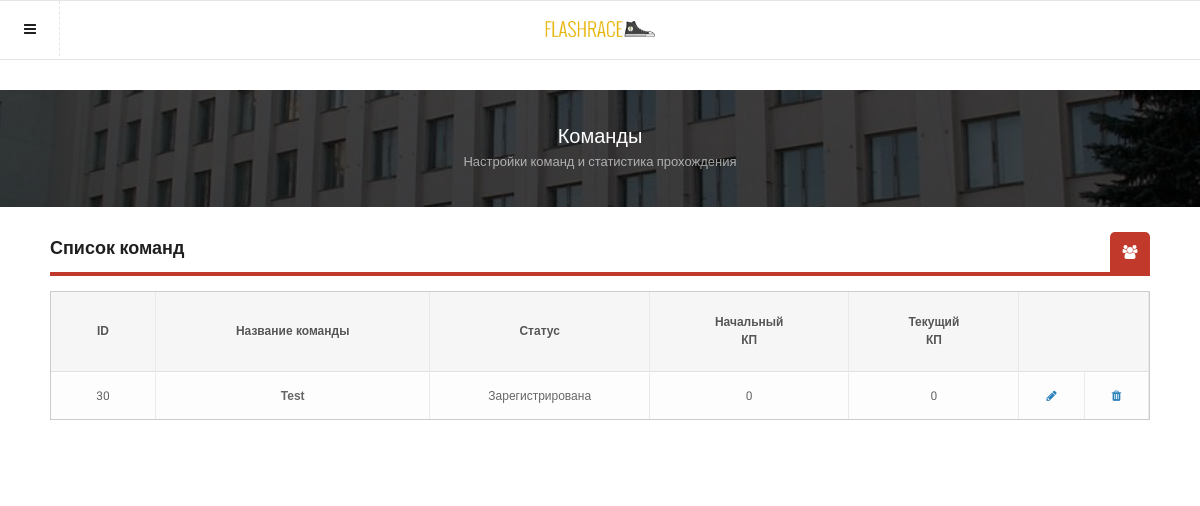
Screenshot of /admin/teams.php (signed in) with the database file from the repository.
### tables this page shows
CREATE TABLE IF NOT EXISTS `users` (
  `user_id` mediumint(9) NOT NULL AUTO_INCREMENT,
  `user_name` varchar(50) NOT NULL,
  `user_email` varchar(35) NOT NULL,
  `user_pass` varchar(255) NOT NULL,
  `name1` varchar(50) DEFAULT NULL,
  `name2` varchar(50) DEFAULT NULL,
  `name3` varchar(50) DEFAULT NULL,
  `name4` varchar(50) DEFAULT NULL,
  `name5` varchar(50) DEFAULT NULL,
  `fac1` varchar(64) DEFAULT NULL,
  `fac2` varchar(64) DEFAULT NULL,
  `fac3` varchar(64) DEFAULT NULL,
  `fac4` varchar(64) DEFAULT NULL,
  `fac5` varchar(64) DEFAULT NULL,
  PRIMARY KEY (`user_id`),
  UNIQUE KEY `user_email` (`user_email`),
  UNIQUE KEY `user_name` (`user_name`)
);

CREATE TABLE IF NOT EXISTS `race` (
  `user_id` int(11) NOT NULL,
  `status` int(11) DEFAULT NULL COMMENT 'Статус: -1 не начали, 0 в процессе, 1 завершил',
  `begin_id` int(11) NOT NULL DEFAULT '0' COMMENT 'Начальный пикет',
  `kol_left_id` int(11) NOT NULL DEFAULT '0',
  `actual_id` int(11) NOT NULL DEFAULT '0' COMMENT 'Текущий пикет',
  `help_used` int(11) NOT NULL DEFAULT '0',
  `actual_help` int(11) NOT NULL DEFAULT '0',
  `begin` timestamp NULL DEFAULT NULL COMMENT 'Начало гонки',
  `end` datetime DEFAULT NULL COMMENT 'Конец гонки',
  `pic1` datetime DEFAULT NULL,
  `pic2` datetime DEFAULT NULL,
  `pic3` datetime DEFAULT NULL,
  `pic4` datetime DEFAULT NULL,
  `pic5` datetime DEFAULT NULL,
  `pic6` datetime DEFAULT NULL,
  `pic7` datetime DEFAULT NULL,
  `pic8` datetime DEFAULT NULL,
  `pic9` datetime DEFAULT NULL,
  `pic10` datetime DEFAULT NULL,
  `pic11` datetime DEFAULT NULL,
  `pic12` datetime DEFAULT NULL,
  `pic13` datetime DEFAULT NULL,
  `pic14` datetime DEFAULT NULL,
  `pic15` datetime DEFAULT NULL,
  `pic16` datetime DEFAULT NULL,
  `pic17` datetime DEFAULT NULL,
  `pic18` datetime DEFAULT NULL,
  `pic19` datetime DEFAULT NULL,
  `pic20` datetime DEFAULT NULL,
  `pic21` datetime DEFAULT NULL,
  `pic22` datetime DEFAULT NULL,
  `pic23` datetime DEFAULT NULL,
  `pic24` datetime DEFAULT NULL,
  `pic25` datetime DEFAULT NULL,
  `pic26` datetime DEFAULT NULL,
  `pic27` datetime DEFAULT NULL,
  `pic28` datetime DEFAULT NULL,
  `pic29` datetime DEFAULT NULL,
  `pic30` datetime DEFAULT NULL,
  `fine1` time DEFAULT NULL,
  `fine2` time DEFAULT NULL,
  `fine3` time DEFAULT NULL,
  `fine4` time DEFAULT NULL,
  `fine5` time DEFAULT NULL,
  `fine6` time DEFAULT NULL,
  `fine7` time DEFAULT NULL,
  `fine8` time DEFAULT NULL,
  `fine9` time DEFAULT NULL,
  `fine10` time DEFAULT NULL,
  `fine11` time DEFAULT NULL,
  `fine12` time DEFAULT NULL,
  `fine13` time DEFAULT NULL,
  `fine14` time DEFAULT NULL,
  `fine15` time DEFAULT NULL,
  `fine16` time DEFAULT NULL,
  `fine17` time DEFAULT NULL,
  `fine18` time DEFAULT NULL,
  `fine19` time DEFAULT NULL,
  `fine20` time DEFAULT NULL,
  `fine21` time DEFAULT NULL,
  `fine22` time DEFAULT NULL,
  `fine23` time DEFAULT NULL,
  `fine24` time DEFAULT NULL,
  `fine25` time DEFAULT NULL,
  `fine26` time DEFAULT NULL,
  `fine27` time DEFAULT NULL,
  `fine28` time DEFAULT NULL,
  `fine29` time DEFAULT NULL,
  `fine30` time DEFAULT NULL,
  `bonus1` time DEFAULT NULL,
  `bonus2` time DEFAULT NULL,
  `bonus3` time DEFAULT NULL,
  `bonus4` time DEFAULT NULL,
  `bonus5` time DEFAULT NULL,
  `bonus6` time DEFAULT NULL,
  `bonus7` time DEFAULT NULL,
  `bonus8` time DEFAULT NULL,
  `bonus9` time DEFAULT NULL,
  `bonus10` time DEFAULT NULL,
  `bonus11` time DEFAULT NULL,
  `bonus12` time DEFAULT NULL,
  `bonus13` time DEFAULT NULL,
  `bonus14` time DEFAULT NULL,
  `bonus15` time DEFAULT NULL,
  `bonus16` time DEFAULT NULL,
  `bonus17` time DEFAULT NULL,
  `bonus18` time DEFAULT NULL,
  `bonus19` time DEFAULT NULL,
  `bonus20` time DEFAULT NULL,
  `bonus21` time DEFAULT NULL,
  `bonus22` time DEFAULT NULL,
  `bonus23` time DEFAULT NULL,
  `bonus24` time DEFAULT NULL,
  `bonus25` time DEFAULT NULL,
  `bonus26` time DEFAULT NULL,
  `bonus27` time DEFAULT NULL,
  `bonus28` time DEFAULT NULL,
  `bonus29` time DEFAULT NULL,
  `bonus30` time DEFAULT NULL,
  `bonus_fin` time NOT NULL DEFAULT '00:00:00',
  `fine_fin` time NOT NULL DEFAULT '00:00:00',
  PRIMARY KEY (`user_id`)
);

### php/admin_teams.php (the view, shortened to what this page needs)
<?php
					$res = mysql_query("SELECT * FROM users LEFT JOIN race ON users.user_id = race.user_id LEFT JOIN checkpoints ON race.actual_id = checkpoints.id");
					echo '<div id="content-1"><table cellspacing=\'0\' class="table">
					<thead><tr><th class="table-title">ID</th><th class="table-title">Название команды</th><th class="table-title">Статус</th>
					<th class="table-title">Начальный<br>КП</th><th class="table-title">Текущий<br>КП</th><th colspan="2"></th></tr></thead><tbody>';
					while ( $team = mysql_fetch_array( $res ) )
					{
						echo '<tr>';
						echo '<td>'.$team['user_id'].'</td>';
						echo '<td class="table-sub-title">'.$team['user_name'].'</td>';
						if($team['status'] == NULL) echo '<td>Зарегистрирована</td>';
						echo '<td>'.$team['begin_id'].'</td>';
						if($team['begin_id'] == $team['actual_id'] && $team['status'] == 1) echo '<td>-</td>';
						else echo '<td>'.$team['actual_id'].'</td>';
						echo '<td><a href="/admin/team_edit.php?team=crew&id='.$team['user_id'].'"><i class="fa fa-pencil"></i></a></td>';
						echo '<td><a href="/admin/team_edit.php?team=delete&id='.$team['user_id'].'"><i class="fa fa-trash"></a></td>';
						echo '</tr>';
					}
					echo '</tbody></table></div>';
					?>

### rows the page displays
users: race.user_id "30", user_name "Test", race.begin_id "0", race.actual_id "0"
